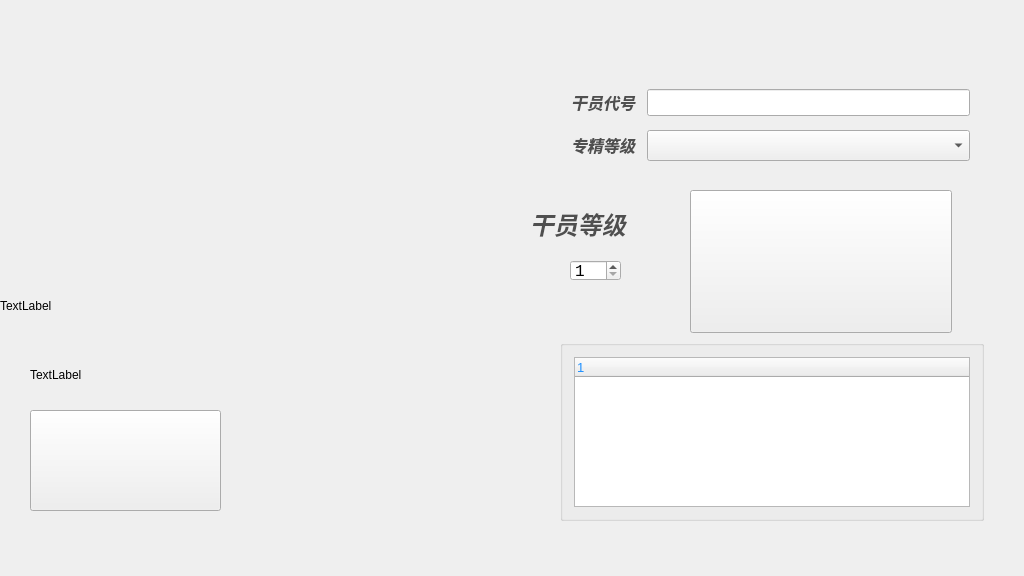
<?xml version="1.0" encoding="UTF-8"?>
<ui version="4.0">
 <class>MainWindow</class>
 <widget class="QMainWindow" name="MainWindow">
  <property name="geometry">
   <rect>
    <x>0</x>
    <y>0</y>
    <width>1024</width>
    <height>576</height>
   </rect>
  </property>
  <property name="sizePolicy">
   <sizepolicy hsizetype="Fixed" vsizetype="Fixed">
    <horstretch>0</horstretch>
    <verstretch>0</verstretch>
   </sizepolicy>
  </property>
  <property name="minimumSize">
   <size>
    <width>1024</width>
    <height>576</height>
   </size>
  </property>
  <property name="maximumSize">
   <size>
    <width>1024</width>
    <height>576</height>
   </size>
  </property>
  <property name="windowTitle">
   <string>ArkNightsWiki</string>
  </property>
  <widget class="QWidget" name="centralWidget">
   <widget class="QLabel" name="lbl_Image">
    <property name="geometry">
     <rect>
      <x>0</x>
      <y>50</y>
      <width>512</width>
      <height>512</height>
     </rect>
    </property>
    <property name="text">
     <string>TextLabel</string>
    </property>
   </widget>
   <widget class="QGroupBox" name="groupBox">
    <property name="geometry">
     <rect>
      <x>560</x>
      <y>340</y>
      <width>424</width>
      <height>181</height>
     </rect>
    </property>
    <property name="font">
     <font>
      <family>微软雅黑 Light</family>
      <pointsize>12</pointsize>
      <italic>true</italic>
      <underline>false</underline>
      <stylestrategy>PreferAntialias</stylestrategy>
     </font>
    </property>
    <property name="mouseTracking">
     <bool>true</bool>
    </property>
    <property name="title">
     <string/>
    </property>
    <property name="flat">
     <bool>true</bool>
    </property>
    <layout class="QHBoxLayout" name="horizontalLayout">
     <item>
      <widget class="QTreeWidget" name="treeWidget">
       <property name="enabled">
        <bool>true</bool>
       </property>
       <property name="font">
        <font>
         <family>Microsoft YaHei UI</family>
         <pointsize>10</pointsize>
         <italic>false</italic>
         <underline>false</underline>
         <stylestrategy>PreferDefault</stylestrategy>
        </font>
       </property>
       <property name="styleSheet">
        <string notr="true">color: #1E90FF;</string>
       </property>
       <column>
        <property name="text">
         <string notr="true">1</string>
        </property>
       </column>
      </widget>
     </item>
    </layout>
   </widget>
   <widget class="QWidget" name="widget" native="true">
    <property name="geometry">
     <rect>
      <x>560</x>
      <y>70</y>
      <width>421</width>
      <height>111</height>
     </rect>
    </property>
    <layout class="QGridLayout" name="gridLayout">
     <item row="0" column="1">
      <widget class="QLineEdit" name="searchLineEdit">
       <property name="font">
        <font>
         <family>Consolas</family>
         <pointsize>12</pointsize>
         <weight>75</weight>
         <italic>true</italic>
         <bold>true</bold>
        </font>
       </property>
      </widget>
     </item>
     <item row="1" column="1">
      <widget class="QComboBox" name="TierBox">
       <property name="font">
        <font>
         <family>等线 Light</family>
         <pointsize>12</pointsize>
         <weight>75</weight>
         <bold>true</bold>
        </font>
       </property>
      </widget>
     </item>
     <item row="1" column="0">
      <widget class="QLabel" name="tierlable">
       <property name="font">
        <font>
         <family>等线 Light</family>
         <pointsize>12</pointsize>
         <weight>75</weight>
         <italic>true</italic>
         <bold>true</bold>
        </font>
       </property>
       <property name="text">
        <string>&lt;html&gt;&lt;head/&gt;&lt;body&gt;&lt;p&gt;&lt;span style=&quot; color:#4f4f4f;&quot;&gt;专精等级&lt;/span&gt;&lt;/p&gt;&lt;/body&gt;&lt;/html&gt;</string>
       </property>
      </widget>
     </item>
     <item row="0" column="0">
      <widget class="QLabel" name="nameSearch">
       <property name="font">
        <font>
         <family>等线 Light</family>
         <pointsize>12</pointsize>
         <italic>true</italic>
        </font>
       </property>
       <property name="text">
        <string>&lt;html&gt;&lt;head/&gt;&lt;body&gt;&lt;p&gt;&lt;span style=&quot; font-weight:600; color:#4f4f4f;&quot;&gt;干员代号&lt;/span&gt;&lt;/p&gt;&lt;/body&gt;&lt;/html&gt;</string>
       </property>
      </widget>
     </item>
    </layout>
   </widget>
   <widget class="QPushButton" name="searchButton">
    <property name="geometry">
     <rect>
      <x>690</x>
      <y>190</y>
      <width>262</width>
      <height>143</height>
     </rect>
    </property>
    <property name="font">
     <font>
      <family>黑体</family>
      <pointsize>30</pointsize>
      <weight>50</weight>
      <italic>true</italic>
      <bold>false</bold>
     </font>
    </property>
    <property name="styleSheet">
     <string notr="true"/>
    </property>
    <property name="text">
     <string/>
    </property>
    <property name="iconSize">
     <size>
      <width>281</width>
      <height>141</height>
     </size>
    </property>
   </widget>
   <widget class="QLabel" name="border_lbl">
    <property name="geometry">
     <rect>
      <x>0</x>
      <y>0</y>
      <width>1227</width>
      <height>46</height>
     </rect>
    </property>
    <property name="text">
     <string/>
    </property>
   </widget>
   <widget class="QLabel" name="lbl_dialog">
    <property name="geometry">
     <rect>
      <x>30</x>
      <y>340</y>
      <width>300</width>
      <height>69</height>
     </rect>
    </property>
    <property name="text">
     <string>TextLabel</string>
    </property>
   </widget>
   <widget class="QLabel" name="adLabel">
    <property name="geometry">
     <rect>
      <x>30</x>
      <y>410</y>
      <width>300</width>
      <height>109</height>
     </rect>
    </property>
    <property name="text">
     <string>TextLabel</string>
    </property>
   </widget>
   <widget class="QPushButton" name="adBtn">
    <property name="geometry">
     <rect>
      <x>30</x>
      <y>410</y>
      <width>191</width>
      <height>101</height>
     </rect>
    </property>
    <property name="text">
     <string/>
    </property>
   </widget>
   <widget class="QLabel" name="label">
    <property name="geometry">
     <rect>
      <x>530</x>
      <y>200</y>
      <width>131</width>
      <height>49</height>
     </rect>
    </property>
    <property name="font">
     <font>
      <family>等线 Light</family>
      <pointsize>18</pointsize>
      <weight>75</weight>
      <italic>true</italic>
      <bold>true</bold>
     </font>
    </property>
    <property name="text">
     <string>&lt;html&gt;&lt;head/&gt;&lt;body&gt;&lt;p&gt;&lt;span style=&quot; color:#4f4f4f;&quot;&gt;干员等级&lt;/span&gt;&lt;/p&gt;&lt;/body&gt;&lt;/html&gt;</string>
    </property>
   </widget>
   <widget class="QSpinBox" name="tierChooseBox">
    <property name="geometry">
     <rect>
      <x>570</x>
      <y>260</y>
      <width>51</width>
      <height>21</height>
     </rect>
    </property>
    <property name="font">
     <font>
      <family>Consolas</family>
      <pointsize>12</pointsize>
     </font>
    </property>
    <property name="minimum">
     <number>1</number>
    </property>
    <property name="maximum">
     <number>60</number>
    </property>
   </widget>
  </widget>
  <widget class="QMenuBar" name="menuBar">
   <property name="geometry">
    <rect>
     <x>0</x>
     <y>0</y>
     <width>1024</width>
     <height>26</height>
    </rect>
   </property>
  </widget>
 </widget>
 <layoutdefault spacing="6" margin="11"/>
 <resources/>
 <connections/>
</ui>
